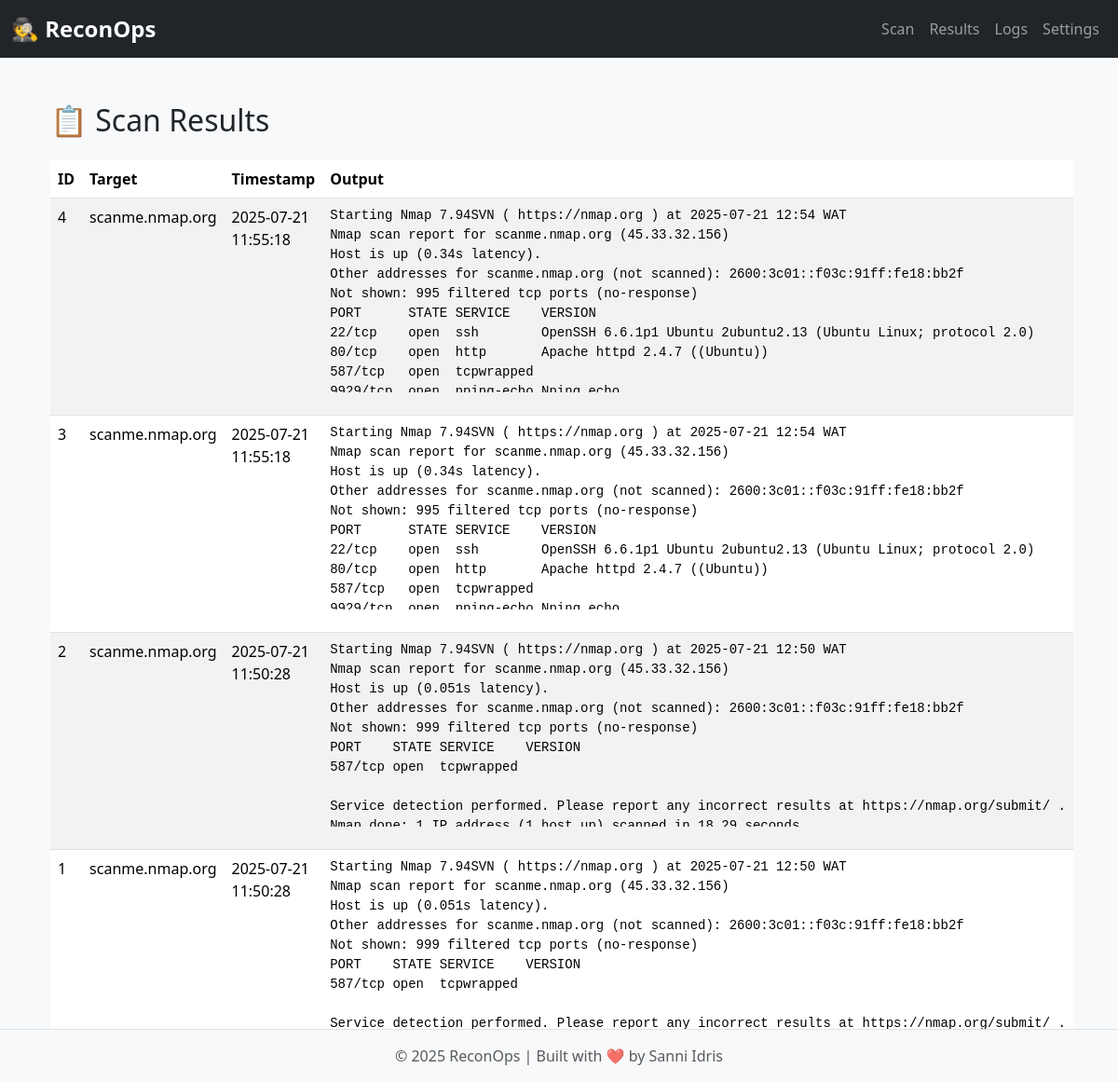
The app's page /results with its own data.
### reconops_dashboard/models.py (models this page shows, shortened)
class ScanResult(db.Model):
    __tablename__ = 'scan_results'
    id = db.Column(db.Integer, primary_key=True)
    target = db.Column(db.String(255), nullable=False)
    scan_output = db.Column(db.Text, nullable=False)
    created_at = db.Column(db.DateTime, default=datetime.utcnow)

### reconops_dashboard/routes/main_routes.py (the view)
@main.route('/results')
def results():
    scans = ScanResult.query.order_by(ScanResult.created_at.desc()).all()
    return render_template('results.html', scans=scans)

### reconops_dashboard/templates/results.html
{% extends 'base.html' %}
{% block content %}
<div class="container mt-5">
    <h2 class="mb-4">📋 Scan Results</h2>
    {% if scans %}
        <table class="table table-striped">
            <thead>
                <tr>
                    <th>ID</th>
                    <th>Target</th>
                    <th>Timestamp</th>
                    <th>Output</th>
                </tr>
            </thead>
            <tbody>
                {% for scan in scans %}
                <tr>
                    <td>{{ scan.id }}</td>
                    <td>{{ scan.target }}</td>
                    <td>{{ scan.created_at.strftime('%Y-%m-%d %H:%M:%S') }}</td>
                    <td>
                        <pre style="max-height:200px; overflow:auto;">{{ scan.scan_output }}</pre>
                    </td>
                </tr>
                {% endfor %}
            </tbody>
        </table>
    {% else %}
        <p class="text-muted">No scans have been recorded yet.</p>
    {% endif %}
</div>
{% endblock %}

### reconops_dashboard/templates/base.html (shortened to what this page needs)
<!DOCTYPE html>
<html lang="en">
<head>
    <link href="https://cdn.jsdelivr.net/npm/bootstrap@5.3.2/dist/css/bootstrap.min.css" rel="stylesheet">
    <link rel="stylesheet" href="{{ url_for('static', filename='css/styles.css') }}">
</head>
<body>
    <nav class="navbar navbar-expand-lg navbar-dark bg-dark">
        <div class="container-fluid">
            <a class="navbar-brand" href="{{ url_for('main.home') }}">🕵️ ReconOps</a>
            <div class="collapse navbar-collapse" id="navbarNav">
                <ul class="navbar-nav ms-auto">
                    <li class="nav-item">
                        <a class="nav-link" href="{{ url_for('main.scan') }}">Scan</a>
                    </li>
                    <li class="nav-item">
                        <a class="nav-link" href="{{ url_for('main.results') }}">Results</a>
                    </li>
                    <li class="nav-item">
                        <a class="nav-link" href="{{ url_for('main.logs') }}">Logs</a>
                    </li>
                    <li class="nav-item">
                        <a class="nav-link" href="{{ url_for('settings.settings') }}">Settings</a>
                    </li>
                </ul>
            </div>
        </div>
    </nav>
    <div class="container mt-4">
        {% block content %}{% endblock %}
    </div>
    <footer class="footer mt-auto py-3 bg-light text-center">
        <div class="container">
            <span class="text-muted">© 2025 ReconOps | Built with ❤️ by Sanni Idris</span>
        </div>
    </footer>
</body>
</html>

### reconops_dashboard/static/css/styles.css (style rules this page uses)
body { background-color: #f8f9fa; font-family: "Segoe UI", Tahoma, Geneva, Verdana, sans-serif; }
.navbar-brand { font-weight: bold; font-size: 1.5rem; }
footer { position: fixed; bottom: 0; width: 100%; background: #f8f9fa; border-top: 1px solid #dee2e6; }

### records on screen
ScanResult: id "4", target "scanme.nmap.org", created_at "2025-07-21 11:55:18", scan_output "Starting Nmap 7.94SVN ( https://nmap.org ) at 2025-07-21 12:54 WAT Nmap scan report for scanme.nmap.org (45.33.32.156) Host is up (0.34s latency). Other addresses for scanme.nmap.org (not scanned): 2600:3c01::f03c:91ff:fe18:bb2f Not shown: 995 filtered tcp ports (no-response) PORT STATE SERVICE VERSION 22/tcp open ssh OpenSSH 6.6.1p1 Ubuntu 2ubuntu2.13 (Ubuntu Linux; protocol 2.0) 80/tcp open http Apache httpd 2.4.7 ((Ubuntu)) 587/tcp open tcpwrapped…"
ScanResult: id "3", target "scanme.nmap.org", created_at "2025-07-21 11:55:18", scan_output "Starting Nmap 7.94SVN ( https://nmap.org ) at 2025-07-21 12:54 WAT Nmap scan report for scanme.nmap.org (45.33.32.156) Host is up (0.34s latency). Other addresses for scanme.nmap.org (not scanned): 2600:3c01::f03c:91ff:fe18:bb2f Not shown: 995 filtered tcp ports (no-response) PORT STATE SERVICE VERSION 22/tcp open ssh OpenSSH 6.6.1p1 Ubuntu 2ubuntu2.13 (Ubuntu Linux; protocol 2.0) 80/tcp open http Apache httpd 2.4.7 ((Ubuntu)) 587/tcp open tcpwrapped…"
ScanResult: id "2", target "scanme.nmap.org", created_at "2025-07-21 11:50:28", scan_output "Starting Nmap 7.94SVN ( https://nmap.org ) at 2025-07-21 12:50 WAT Nmap scan report for scanme.nmap.org (45.33.32.156) Host is up (0.051s latency). Other addresses for scanme.nmap.org (not scanned): 2600:3c01::f03c:91ff:fe18:bb2f Not shown: 999 filtered tcp ports (no-response) PORT STATE SERVICE VERSION 587/tcp open tcpwrapped Service detection performed. Please report any incorrect results at https://nmap.org/submit/ .…"
ScanResult: id "1", target "scanme.nmap.org", created_at "2025-07-21 11:50:28", scan_output "Starting Nmap 7.94SVN ( https://nmap.org ) at 2025-07-21 12:50 WAT Nmap scan report for scanme.nmap.org (45.33.32.156) Host is up (0.051s latency). Other addresses for scanme.nmap.org (not scanned): 2600:3c01::f03c:91ff:fe18:bb2f Not shown: 999 filtered tcp ports (no-response) PORT STATE SERVICE VERSION 587/tcp open tcpwrapped Service detection performed. Please report any incorrect results at https://nmap.org/submit/ .…"
